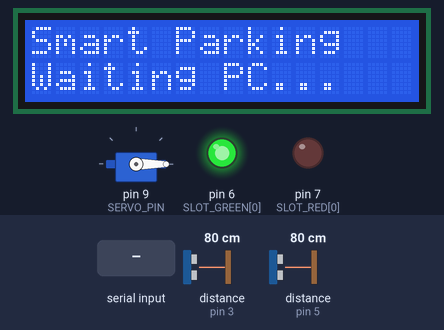
The sketch below on a simulated Arduino Uno, built with avr-gcc and run on an emulated ATmega328P. Shown: 16×2 character LCD, servo, output pins drawn as LEDs (lit = HIGH). Wiring (inferred from the names in the program): 2 × ultrasonic range finder: trigger pin 2, echo pin 3 / trigger pin 4, echo pin 5. The inputs (shaded band) are chosen by the test bench; at power-on: distance to the obstacle (sensors on pin 5, pin 3) 80 cm. The echo pulse lasts 58.3 µs per cm; pins used as bus, display or sensor lines are not drawn; what the sketch prints to the serial monitor is not drawn.

Above: at 1.2 s.
1.3 s: "LCD,1\n" received over Serial
At 2.5 s:
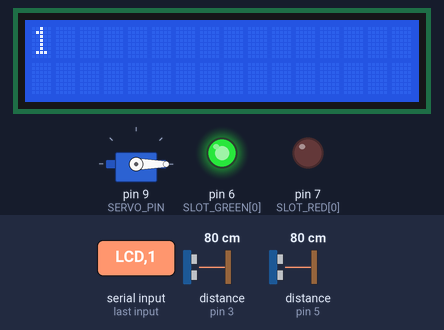
2.8 s: distance to the obstacle (sensor on pin 5) set to 12 cm
5.0 s: distance to the obstacle (sensor on pin 5) set to 9 cm
At 7.2 s:
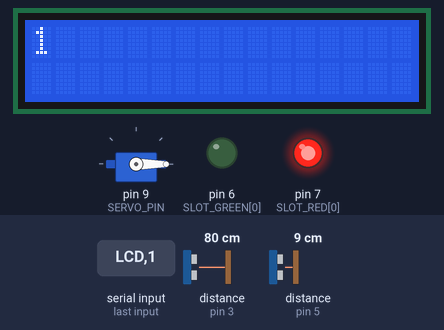
7.5 s: "OPEN,1\n" received over Serial
At 8.7 s:
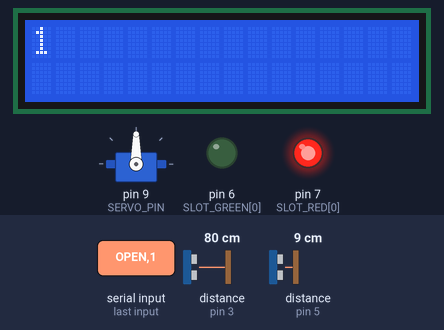
9.0 s: distance to the obstacle (sensor on pin 5) set to 18 cm
At 10.9 s:
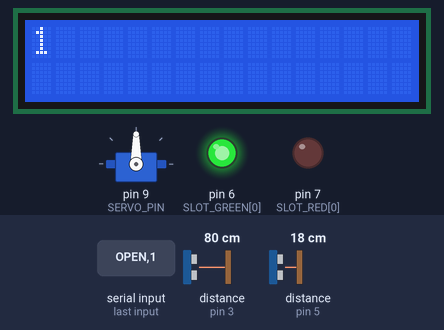
11.5 s: distance to the obstacle (sensor on pin 5) set to 2 cm
At 12.9 s:
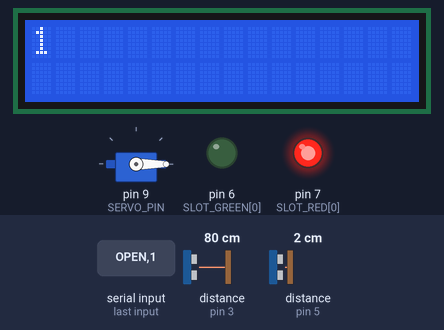
Timing chart, 0 to 14.5 s (numbered marks = the images above; inputs shaded):
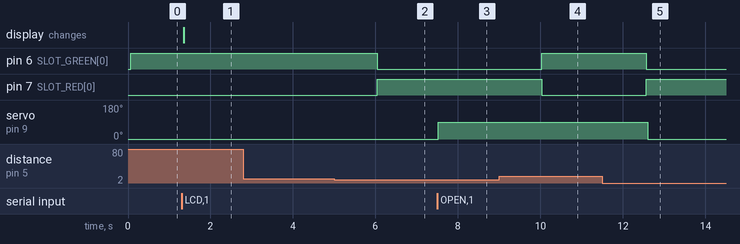

Measured:
- the behaviour switches between 11 and 10 cm on distance to the obstacle (sensor on pin 5) (found by bisection; images 1 and 2)
- after the input at 1.3 s, the display: changes after 0.05 s (image 1)
- after the input at 2.8 s, every drawn part: stays the same
- after the input at 5.0 s, pin 6 (SLOT_GREEN[0]): HIGH → LOW after 1.0 s; pin 7 (SLOT_RED[0]): LOW → HIGH after 1.0 s
- after the input at 7.5 s, servo on pin 9 (SERVO_PIN): 0° → 90° at once
- after the input at 9.0 s, pin 6 (SLOT_GREEN[0]): LOW → HIGH after 1.0 s; pin 7 (SLOT_RED[0]): HIGH → LOW after 1.0 s
- after the input at 11.5 s, pin 6 (SLOT_GREEN[0]): HIGH → LOW after 1.1 s; pin 7 (SLOT_RED[0]): LOW → HIGH after 1.1 s

The sketch:

smart_parking_uno_serial.ino
```cpp
/*
 * =====================================================
 *  Smart Parking - Arduino UNO / Mega (ไม่มี WiFi)
 * =====================================================
 *  ใช้เมื่อบอร์ดต่อเน็ตเองไม่ได้: ส่งข้อมูลทาง USB Serial
 *  แล้วให้ tools/serial_bridge.py แปลงเป็น MQTT ต่อ
 *
 *  โปรโตคอล Serial (9600 baud, 1 บรรทัด = 1 คำสั่ง)
 *   Arduino -> PC : GATE,<cm>            มีรถที่ประตู
 *                   SLOT,<n>,<0|1>       สถานะช่องจอด
 *   PC -> Arduino : OPEN,<ms>            เปิดไม้กั้น
 *                   LCD,<line1>|<line2>  แสดงข้อความ
 *                   LED,<n>,<green|red|off>
 *
 *  Library: Servo (มากับ IDE), LiquidCrystal I2C (Frank de Brabander)
 *  UNO มีขาจำกัด -> ตั้งไว้ 1 ช่องจอด (ใช้ Mega ได้มากกว่า)
 *  LCD I2C ใช้ขา A4 (SDA), A5 (SCL)
 */

#include <Servo.h>
#include <Wire.h>
#include <LiquidCrystal_I2C.h>

// ---------- Front gate ----------
const int GATE_TRIG = 2;
const int GATE_ECHO = 3;
const int SERVO_PIN = 9;
const int GATE_DETECT_CM = 15;
const int SERVO_CLOSED = 0;
const int SERVO_OPEN = 90;

// ---------- Slots ----------
const int NUM_SLOTS = 1;
const int SLOT_TRIG[NUM_SLOTS]  = {4};
const int SLOT_ECHO[NUM_SLOTS]  = {5};
const int SLOT_GREEN[NUM_SLOTS] = {6};
const int SLOT_RED[NUM_SLOTS]   = {7};
const int SLOT_DETECT_CM = 10;

const unsigned long CLOSE_DELAY_MS = 5000;  // ไม่มีรถนานเท่านี้ถึงปิดไม้กั้น
const unsigned long DEBOUNCE_MS = 1000;

Servo gateServo;
LiquidCrystal_I2C lcd(0x27, 16, 2);

bool gateCarPresent = false, gateRawLast = false, gateIsOpen = false;
unsigned long gateRawSince = 0, gateOpenUntil = 0, gateClearSince = 0;
bool slotOccupied[NUM_SLOTS], slotRawLast[NUM_SLOTS];
unsigned long slotRawSince[NUM_SLOTS];
String rxLine;

long readDistanceCm(int trig, int echo) {
  digitalWrite(trig, LOW);  delayMicroseconds(2);
  digitalWrite(trig, HIGH); delayMicroseconds(10);
  digitalWrite(trig, LOW);
  long dur = pulseIn(echo, HIGH, 25000);
  return dur == 0 ? 999 : dur * 0.0343 / 2;
}

void lcdShow(const String& l1, const String& l2) {
  lcd.clear();
  lcd.setCursor(0, 0); lcd.print(l1.substring(0, 16));
  lcd.setCursor(0, 1); lcd.print(l2.substring(0, 16));
}

void setLed(int idx, const String& color) {
  if (idx < 0 || idx >= NUM_SLOTS) return;
  digitalWrite(SLOT_GREEN[idx], color == "green");
  digitalWrite(SLOT_RED[idx],   color == "red");
}

void openGate(unsigned long ms) {
  gateServo.write(SERVO_OPEN);
  gateIsOpen = true;
  gateOpenUntil = millis() + ms;
}

void closeGateIfDone() {
  if (!gateIsOpen || millis() < gateOpenUntil) return;
  // ปิดเมื่อไม่มีรถหน้าประตูต่อเนื่อง CLOSE_DELAY_MS
  if (readDistanceCm(GATE_TRIG, GATE_ECHO) < GATE_DETECT_CM) {
    gateClearSince = 0;
    return;
  }
  if (gateClearSince == 0) gateClearSince = millis();
  if (millis() - gateClearSince < CLOSE_DELAY_MS) return;
  gateServo.write(SERVO_CLOSED);
  gateIsOpen = false;
  gateClearSince = 0;
}

void sendSlot(int i) {
  Serial.print("SLOT,"); Serial.print(i + 1); Serial.print(",");
  Serial.println(slotOccupied[i] ? 1 : 0);
}

// ---------- รับคำสั่งจาก PC ----------
void handleCommand(String line) {
  line.trim();
  int c1 = line.indexOf(',');
  if (c1 < 0) return;
  String cmd = line.substring(0, c1);
  String arg = line.substring(c1 + 1);

  if (cmd == "OPEN") {
    openGate(arg.toInt() > 0 ? arg.toInt() : 5000);
  } else if (cmd == "LCD") {
    int bar = arg.indexOf('|');
    if (bar < 0) lcdShow(arg, "");
    else lcdShow(arg.substring(0, bar), arg.substring(bar + 1));
  } else if (cmd == "LED") {
    int c2 = arg.indexOf(',');
    if (c2 > 0) setLed(arg.substring(0, c2).toInt() - 1, arg.substring(c2 + 1));
  } else if (cmd == "SYNC") {
    for (int i = 0; i < NUM_SLOTS; i++) sendSlot(i);
  }
}

void readSerial() {
  while (Serial.available()) {
    char ch = Serial.read();
    if (ch == '\n') { handleCommand(rxLine); rxLine = ""; }
    else if (ch != '\r' && rxLine.length() < 80) rxLine += ch;
  }
}

void checkGate() {
  long cm = readDistanceCm(GATE_TRIG, GATE_ECHO);
  bool raw = cm < GATE_DETECT_CM;
  if (raw != gateRawLast) { gateRawLast = raw; gateRawSince = millis(); }
  if (millis() - gateRawSince < DEBOUNCE_MS) return;
  if (raw && !gateCarPresent && !gateIsOpen) {
    gateCarPresent = true;
    Serial.print("GATE,"); Serial.println(cm);
  } else if (!raw && gateCarPresent) {
    gateCarPresent = false;
  }
}

void checkSlots() {
  for (int i = 0; i < NUM_SLOTS; i++) {
    bool raw = readDistanceCm(SLOT_TRIG[i], SLOT_ECHO[i]) < SLOT_DETECT_CM;
    if (raw != slotRawLast[i]) { slotRawLast[i] = raw; slotRawSince[i] = millis(); }
    if (millis() - slotRawSince[i] >= DEBOUNCE_MS && raw != slotOccupied[i]) {
      slotOccupied[i] = raw;
      setLed(i, raw ? "red" : "green");
      sendSlot(i);
    }
    delay(30);
  }
}

void setup() {
  Serial.begin(9600);
  lcd.init(); lcd.backlight();
  pinMode(GATE_TRIG, OUTPUT); pinMode(GATE_ECHO, INPUT);
  gateServo.attach(SERVO_PIN); gateServo.write(SERVO_CLOSED);
  for (int i = 0; i < NUM_SLOTS; i++) {
    pinMode(SLOT_TRIG[i], OUTPUT); pinMode(SLOT_ECHO[i], INPUT);
    pinMode(SLOT_GREEN[i], OUTPUT); pinMode(SLOT_RED[i], OUTPUT);
    slotOccupied[i] = slotRawLast[i] = false;
    slotRawSince[i] = 0;
    setLed(i, "green");
  }
  lcdShow("Smart Parking", "Waiting PC...");
}

void loop() {
  readSerial();
  checkGate();
  checkSlots();
  closeGateIfDone();
}
```
